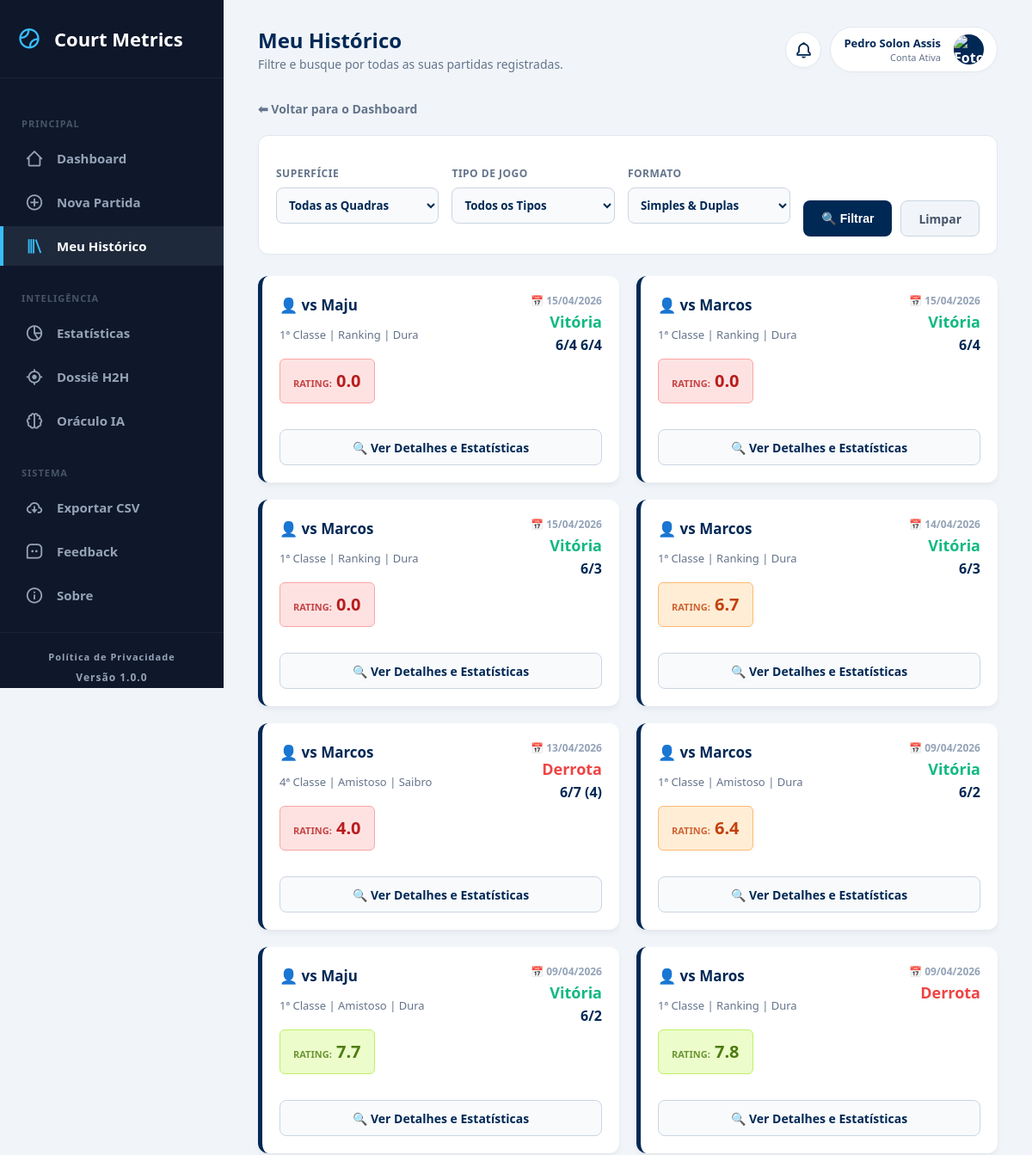
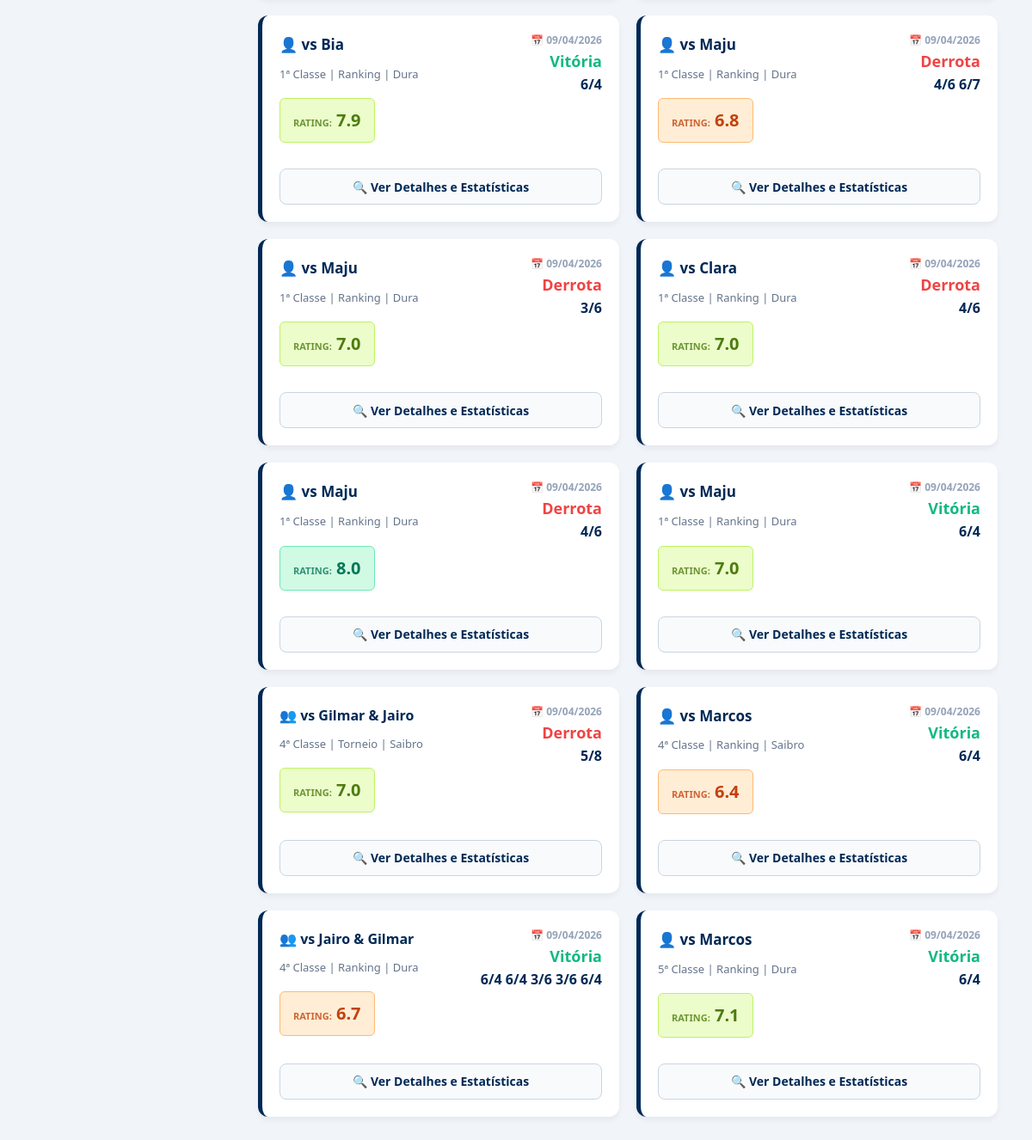
Screenshot of /history (signed in) with the database file from the repository (2 pictures, top to bottom).
### tables this page shows
CREATE TABLE matches (
        id INTEGER PRIMARY KEY AUTOINCREMENT,
        opponent TEXT,
        categoria TEXT,
        match_type TEXT, 
        surface TEXT,
        result TEXT,
        score TEXT,
        match_format TEXT,
        partner TEXT,
        opp_partner TEXT,
        forehand INTEGER,
        backhand INTEGER,
        serve INTEGER,
        first_serve INTEGER,
        second_serve INTEGER,
        double_faults INTEGER,
        return_serve INTEGER,
        slice INTEGER,
        volley INTEGER,
        smash INTEGER,
        dropshot INTEGER,
        footwork INTEGER,
        strategy INTEGER,
        winners INTEGER,
        unforced_errors INTEGER,
        performance_rating REAL,
        notes TEXT,
        match_date TEXT /* NOVA COLUNA: ÍNDICE 27 */
    , game_format TEXT DEFAULT 'Padrão', user_id INTEGER, mental_focus INTEGER DEFAULT 0, mental_resilience INTEGER DEFAULT 0, mental_confidence INTEGER DEFAULT 0, mental_pressure INTEGER DEFAULT 0, clutch_bp_saved INTEGER DEFAULT 0, clutch_bp_won INTEGER DEFAULT 0, momentum_lost_streak INTEGER DEFAULT 0, mental_tags TEXT DEFAULT "");

### app.py (the view)
@app.route("/history")
@login_required
def history():
    conn = sqlite3.connect("database.db")
    c = conn.cursor()
    f_surface = request.args.get("surface", "")
    f_type = request.args.get("match_type", "")
    f_format = request.args.get("match_format", "")
    query = "SELECT * FROM matches WHERE user_id = ?"
    params = [session["user_id"]]
    if f_surface:
        query += " AND surface = ?"
        params.append(f_surface)
    if f_type:
        query += " AND match_type = ?"
        params.append(f_type)
    if f_format:
        query += " AND match_format = ?"
        params.append(f_format)
    query += " ORDER BY match_date DESC, id DESC"
    c.execute(query, params)
    matches = c.fetchall()
    conn.close()
    filters = {"surface": f_surface, "match_type": f_type, "match_format": f_format}
    return render_template("history.html", matches=matches, filters=filters)

### app.py (called while the page is built)
def login_required(f):
    @wraps(f)
    def decorated_function(*args, **kwargs):
        if "user_id" not in session:
            return redirect("/login")
        return f(*args, **kwargs)
    return decorated_function

@app.context_processor
def inject_notifications():
    if "user_id" not in session:
        return dict(notifications=[])
    conn = sqlite3.connect("database.db")
    conn.row_factory = sqlite3.Row
    c = conn.cursor()
    c.execute("SELECT * FROM notifications WHERE user_id = ? AND is_read = 0 ORDER BY created_at DESC", (session["user_id"],))
    notifs = c.fetchall()
    conn.close()
    return dict(notifications=notifs)

### templates/history.html (shortened to what this page needs)
{% extends 'base.html' %}
{% block page_title %}Meu Histórico{% endblock %}
{% block page_subtitle %}Filtre e busque por todas as suas partidas registradas.{% endblock %}
{% block content %}
    <div style="max-width: 1000px;">
        <div style="margin-bottom: 20px;">
            <a href="/" style="color: var(--text-slate); text-decoration: none; font-weight: bold; font-size: 14px;">⬅ Voltar para o Dashboard</a>
        </div>
        <form method="GET" action="/history" class="filter-bar">
            <div class="filter-group">
                <label class="filter-label">Superfície</label>
                <select name="surface" class="filter-select">
                    <option value="">Todas as Quadras</option>
                </select>
            </div>
            <div class="filter-group">
                <label class="filter-label">Tipo de Jogo</label>
                <select name="match_type" class="filter-select">
                    <option value="">Todos os Tipos</option>
                </select>
            </div>
            <div class="filter-group">
                <label class="filter-label">Formato</label>
                <select name="match_format" class="filter-select">
                    <option value="">Simples & Duplas</option>
                </select>
            </div>
            <div style="display: flex; gap: 10px;">
                <button type="submit" class="btn-main filter-btn">🔍 Filtrar</button>
                <a href="/history" class="btn-main filter-btn" style="background: #f1f5f9; color: #475569; border: 1px solid #cbd5e1;">Limpar</a>
            </div>
        </form>
        <div class="grid-cards">
        {% for match in matches %}
            <div class="match-card">
                <div>
                    <div style="display: flex; justify-content: space-between; align-items: flex-start; gap: 15px;">
                        <div style="line-height: 1.7; flex: 1; min-width: 0;">
                            {% if 'Duplas' in match[7] %}
                                <strong style="color: var(--atp-blue); font-size: 16px; display: block; margin-bottom: 5px; white-space: nowrap; overflow: hidden; text-overflow: ellipsis;">👥 vs {{ match[1] }} & {{ match[9] }}</strong>
                            {% else %}
                                <strong style="color: var(--atp-blue); font-size: 17px; display: block; margin-bottom: 5px; white-space: nowrap; overflow: hidden; text-overflow: ellipsis;">👤 vs {{ match[1] }}</strong>
                            {% endif %}
                            <span style="color: var(--text-slate); font-size: 13px;">{{ match[2] }} | {{ match[3] }} | {{ match[4] | replace('Quadra Dura', 'Dura') }}</span>
                            {% set perf = match[25] %}
                            {% if perf >= 9.0 %}{% set pc, pb, pt = '#0e7490', '#cffafe', '#67e8f9' %}
                            {% elif perf >= 8.0 %}{% set pc, pb, pt = '#047857', '#d1fae5', '#6ee7b7' %}
                            {% elif perf >= 7.0 %}{% set pc, pb, pt = '#4d7c0f', '#ecfccb', '#bef264' %}
                            {% elif perf >= 6.0 %}{% set pc, pb, pt = '#c2410c', '#ffedd5', '#fdba74' %}
                            {% else %}{% set pc, pb, pt = '#b91c1c', '#fee2e2', '#fca5a5' %}{% endif %}
                            <div class="perf-badge" style="background: {{ pb }}; color: {{ pc }}; border-color: {{ pt }}; display: block; width: max-content;">
                                <span style="font-size: 11px; text-transform: uppercase; opacity: 0.8;">Rating:</span> {{ "%.1f"|format(perf) }}
                            </div>
                        </div>
                        <div style="text-align: right; flex-shrink: 0; display: flex; flex-direction: column; align-items: flex-end;">
                            <div style="font-size: 12px; color: #94a3b8; font-weight: bold; text-transform: uppercase; margin-bottom: 4px;">
                                📅 {{ match[27][8:10] }}/{{ match[27][5:7] }}/{{ match[27][0:4] }}
                            </div>
                            <span class="{% if match[5] == 'Vitória' %}badge-vitoria{% else %}badge-derrota{% endif %}">
                                {{ match[5] }}
                            </span>
                            {% set clean_score = match[6] | replace(' /', '') | replace('/ ', '') | trim %}
                            {% if clean_score.endswith('/') %}
                                {% set clean_score = clean_score[:-1] | trim %}
                            {% endif %}
                            <span style="color: var(--atp-blue); font-size: 16px; font-weight: 800; display: block; margin-top: 5px; text-align: right; line-height: 1.3;">
                                {{ clean_score }}
                            </span>
                        </div>
                    </div>
                </div>
                <a href="/match/{{ match[0] }}" class="btn-main" style="width: 100%; background: #f8fafc; color: var(--atp-blue); border: 1px solid #cbd5e1; text-align: center; text-decoration: none; display: flex; align-items: center; justify-content: center; box-sizing: border-box; margin-top: 15px;">
                    🔍 Ver Detalhes e Estatísticas
                </a>
            </div>
        {% endfor %}
        </div>
    </div>
{% endblock %}

### templates/base.html (shortened to what this page needs)
<!DOCTYPE html>
<html lang="pt-BR">
<head>
    <link href="https://cdnjs.cloudflare.com/ajax/libs/cropperjs/1.5.13/cropper.min.css" rel="stylesheet">
    <link rel="stylesheet" href="{{ url_for('static', filename='style.css') }}">
    <link href='https://unpkg.com/boxicons@2.1.4/css/boxicons.min.css' rel='stylesheet'>
</head>
<body>
    <nav class="sidebar" id="sidebar">
        <div class="sidebar-logo">
            <i class='bx bx-tennis-ball'></i>
            Court Metrics
        </div>
        <div class="nav-menu">
            <div class="nav-title">Principal</div>
            <a href="/" class="nav-item {% if request.path == '/' %}active{% endif %}">
                <i class='bx bx-home-alt-2'></i> Dashboard
            </a>
            <a href="/new_match" class="nav-item {% if request.path == '/new_match' %}active{% endif %}">
                <i class='bx bx-plus-circle'></i> Nova Partida
            </a>
            <a href="/history" class="nav-item {% if request.path == '/history' %}active{% endif %}">
                <i class='bx bx-library'></i> Meu Histórico
            </a>
            <div class="nav-title">Inteligência</div>
            <a href="/insights" class="nav-item {% if request.path == '/insights' %}active{% endif %}">
                <i class='bx bx-pie-chart-alt-2'></i> Estatísticas
            </a>
            <a href="/adversarios" class="nav-item {% if request.path == '/adversarios' or '/h2h/' in request.path %}active{% endif %}">
                <i class='bx bx-target-lock'></i> Dossiê H2H
            </a>
            <a href="/simulador" class="nav-item {% if request.path == '/simulador' %}active{% endif %}">
                <i class='bx bx-brain'></i> Oráculo IA
            </a>
            <div class="nav-title">Sistema</div>
            <a href="/export" class="nav-item">
                <i class='bx bx-cloud-download'></i> Exportar CSV
            </a>
            <a href="/feedback" class="nav-item {% if request.path == '/feedback' %}active{% endif %}">
                <i class='bx bx-message-square-dots'></i> Feedback
            </a>
            <a href="/sobre" class="nav-item {% if request.path == '/sobre' %}active{% endif %}">
                <i class='bx bx-info-circle'></i> Sobre
            </a>
        </div>
        <div class="sidebar-footer">
            <a href="/privacidade" style="color: var(--sidebar-text); text-decoration: none; font-size: 11px; display: block; margin-bottom: 8px; transition: color 0.2s;" onmouseover="this.style.color='white'" onmouseout="this.style.color='var(--sidebar-text)'">
                Política de Privacidade
            </a>
            Versão 1.0.0
        </div>
    </nav>
    <main class="main-content">
        <header class="top-header">
            <div class="header-title-area">
                <div>
                    <h1 style="margin: 0; color: var(--atp-blue); font-size: 24px;">{% block page_title %}Visão Geral{% endblock %}</h1>
                    <span style="color: var(--text-slate); font-size: 14px;">{% block page_subtitle %}Acompanhe sua evolução na quadra.{% endblock %}</span>
                </div>
            </div>
            <div style="display: flex; align-items: center;">
                <div class="notification-container">
                    <div class="notification-btn" id="notifBtn">
                        <i class='bx bx-bell'></i>
                    </div>
                </div>
                <div class="profile-container">
                    <div class="user-profile" id="profileBtn">
                        <div style="text-align: right;">
                            <div style="font-size: 13px; font-weight: bold; color: var(--atp-blue);">
                                {% if session.first_name and session.last_name %} {{ session.first_name }} {{ session.last_name }} {% else %} {{ session.username }} {% endif %}
                            </div>
                            <div style="font-size: 11px; color: var(--text-slate);">Conta Ativa</div>
                        </div>
                        <div class="user-avatar">
                            {% if session.profile_pic %}<img src="{{ url_for('static', filename=session.profile_pic) }}" alt="Foto">
                            {% elif session.first_name %}{{ session.first_name[0]|upper }}
                            {% elif session.username %}{{ session.username[0]|upper }}
                            {% else %}U{% endif %}
                        </div>
                    </div>
                </div>
            </div>
        </header>
        {% block content %}
        {% endblock %}
    </main>
</body>
</html>

### static/style.css (style rules this page uses)
:root { --bg-fundo: #F5F7FA; --bg-card: #FFFFFF; --texto-escuro: #333333; --texto-claro: #666666; --verde-tenis: #8BC34A; --azul-piscina: #26A69A; --borda: #E0E0E0; }
body { font-family: 'Segoe UI', Tahoma, Geneva, Verdana, sans-serif; background-color: var(--bg-fundo); color: var(--texto-escuro); margin: 0; padding: 20px; }
h1, h2, h3 { color: var(--texto-escuro); }
form { background-color: var(--bg-card); padding: 25px; border-radius: 8px; box-shadow: 0 2px 10px rgba(0,0,0,0.05); border-top: 4px solid var(--azul-piscina); }
label { font-weight: bold; color: var(--texto-escuro); margin-top: 15px; display: block; }
input[type="text"], select, textarea { width: 100%; padding: 10px; margin: 8px 0 15px 0; border: 1px solid var(--borda); border-radius: 4px; box-sizing: border-box; font-family: inherit; }

### templates/base.html (style rules this page uses)
:root { --atp-blue: #002855; --tennis-green: #d1ff00; --text-slate: #64748b; --sidebar-bg: #0f172a; --sidebar-hover: #1e293b; --sidebar-text: #94a3b8; --sidebar-active: #38bdf8; }
body { margin: 0; padding: 0; font-family: 'Segoe UI', Tahoma, sans-serif; background-color: #f1f5f9; display: flex; min-height: 100vh; overflow-x: hidden; }
.sidebar { width: 260px; background-color: var(--sidebar-bg); color: white; display: flex; flex-direction: column; position: fixed; top: 0; left: 0; height: 100vh; overflow-y: auto; transition: transform 0.3s ease; z-index: 1000; }
.sidebar-logo { padding: 30px 20px; display: flex; align-items: center; gap: 15px; font-size: 22px; font-weight: 900; color: white; border-bottom: 1px solid rgba(255,255,255,0.05); }
.sidebar-logo i { color: var(--sidebar-active); font-size: 28px; }
.nav-menu { flex: 1; padding: 20px 0; display: flex; flex-direction: column; gap: 5px; }
.nav-item { padding: 12px 25px; display: flex; align-items: center; gap: 15px; color: var(--sidebar-text); text-decoration: none; font-weight: 600; font-size: 15px; transition: 0.2s; border-left: 4px solid transparent; }
.nav-item i { font-size: 22px; }
.nav-item.active { background-color: var(--sidebar-hover); color: white; border-left-color: var(--sidebar-active); }
.nav-item.active i { color: var(--sidebar-active); }
.nav-title { font-size: 11px; text-transform: uppercase; color: #475569; font-weight: 900; letter-spacing: 1px; padding: 15px 25px 5px 25px; margin-top: 10px; }
.sidebar-footer { padding: 20px; border-top: 1px solid rgba(255,255,255,0.05); text-align: center; color: var(--sidebar-text); font-size: 12px; font-weight: bold; letter-spacing: 1px; }
.main-content { flex: 1; margin-left: 260px; padding: 30px 40px; box-sizing: border-box; width: calc(100% - 260px); transition: margin 0.3s ease, width 0.3s ease; }
.top-header { display: flex; justify-content: space-between; align-items: center; margin-bottom: 30px; }
.header-title-area { display: flex; align-items: center; }
.user-profile { display: flex; align-items: center; gap: 15px; background: white; padding: 8px 15px; border-radius: 30px; box-shadow: 0 2px 5px rgba(0,0,0,0.02); border: 1px solid #e2e8f0; cursor: pointer; }
.user-avatar { width: 35px; height: 35px; background: var(--atp-blue); color: white; border-radius: 50%; display: flex; align-items: center; justify-content: center; font-weight: bold; overflow: hidden; }
.user-avatar img { width: 100%; height: 100%; object-fit: cover; }
.profile-container { position: relative; z-index: 100; }
.notification-container { position: relative; z-index: 101; margin-right: 10px; }
.notification-btn { width: 40px; height: 40px; background: white; border-radius: 50%; display: flex; align-items: center; justify-content: center; border: 1px solid #e2e8f0; box-shadow: 0 2px 5px rgba(0,0,0,0.02); cursor: pointer; transition: 0.2s; position: relative; }
.notification-btn i { font-size: 22px; color: var(--atp-blue); }

### rows the page displays
matches: opponent "Maju", categoria "1ª Classe", match_type "Ranking", surface "Dura", performance_rating "0.0", match_date "15", match_date "04", match_date "2026", result "Vitória", score "6/4 6/4"
matches: opponent "Marcos", categoria "1ª Classe", match_type "Ranking", surface "Dura", performance_rating "0.0", match_date "15", match_date "04", match_date "2026", result "Vitória", score "6/4"
matches: opponent "Marcos", categoria "1ª Classe", match_type "Ranking", surface "Dura", performance_rating "0.0", match_date "15", match_date "04", match_date "2026", result "Vitória", score "6/3"
matches: opponent "Marcos", categoria "1ª Classe", match_type "Ranking", surface "Dura", performance_rating "6.7", match_date "14", match_date "04", match_date "2026", result "Vitória", score "6/3"
matches: opponent "Marcos", categoria "4ª Classe", match_type "Amistoso", surface "Saibro", performance_rating "4.0", match_date "13", match_date "04", match_date "2026", result "Derrota", score "6/7 (4)"
matches: opponent "Marcos", categoria "1ª Classe", match_type "Amistoso", surface "Dura", performance_rating "6.4", match_date "09", match_date "04", match_date "2026", result "Vitória", score "6/2"
matches: opponent "Maju", categoria "1ª Classe", match_type "Amistoso", surface "Dura", performance_rating "7.7", match_date "09", match_date "04", match_date "2026", result "Vitória", score "6/2"
matches: opponent "Maros", categoria "1ª Classe", match_type "Ranking", surface "Dura", performance_rating "7.8", match_date "09", match_date "04", match_date "2026", result "Derrota"
matches: opponent "Bia", categoria "1ª Classe", match_type "Ranking", surface "Dura", performance_rating "7.9", match_date "09", match_date "04", match_date "2026", result "Vitória", clean_score "6/4", {{ match[0] }} 10 (drawn)
matches: opponent "Maju", categoria "1ª Classe", match_type "Ranking", surface "Dura", performance_rating "6.8", match_date "09", match_date "04", match_date "2026", result "Derrota", score "4/6 6/7"
matches: opponent "Maju", categoria "1ª Classe", match_type "Ranking", surface "Dura", performance_rating "7.0", match_date "09", match_date "04", match_date "2026", result "Derrota", clean_score "3/6"
matches: opponent "Clara", categoria "1ª Classe", match_type "Ranking", surface "Dura", performance_rating "7.0", match_date "09", match_date "04", match_date "2026", result "Derrota", clean_score "4/6"
matches: opponent "Maju", categoria "1ª Classe", match_type "Ranking", surface "Dura", performance_rating "8.0", match_date "09", match_date "04", match_date "2026", result "Derrota", clean_score "4/6"
matches: opponent "Maju", categoria "1ª Classe", match_type "Ranking", surface "Dura", performance_rating "7.0", match_date "09", match_date "04", match_date "2026", result "Vitória", clean_score "6/4"
matches: opponent "Gilmar", opp_partner "Jairo", categoria "4ª Classe", match_type "Torneio", surface "Saibro", performance_rating "7.0", match_date "09", match_date "04", match_date "2026", result "Derrota", clean_score "5/8"
matches: opponent "Marcos", categoria "4ª Classe", match_type "Ranking", surface "Saibro", performance_rating "6.4", match_date "09", match_date "04", match_date "2026", result "Vitória", clean_score "6/4"
matches: opponent "Jairo", opp_partner "Gilmar", categoria "4ª Classe", match_type "Ranking", surface "Dura", performance_rating "6.7", match_date "09", match_date "04", match_date "2026", result "Vitória", score "6/4 6/4 3/6 3/6 6/4"
matches: opponent "Marcos", categoria "5ª Classe", match_type "Ranking", surface "Dura", performance_rating "7.1", match_date "09", match_date "04", match_date "2026", result "Vitória", clean_score "6/4", {{ match[0] }} 1 (drawn)

### other values shown
{{ session.first_name }} "Pedro Solon"
{{ session.last_name }} "Assis"
